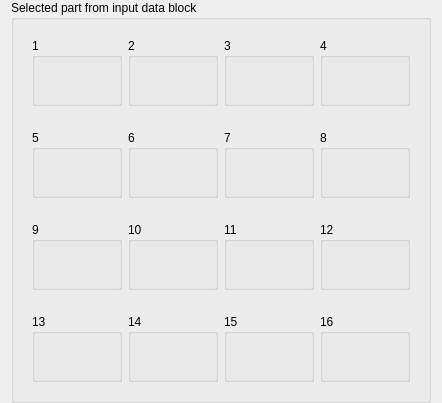
       <widget class="QFrame" name="frame_7">
        <property name="sizePolicy">
         <sizepolicy hsizetype="Expanding" vsizetype="Expanding">
          <horstretch>0</horstretch>
          <verstretch>0</verstretch>
         </sizepolicy>
        </property>
        <layout class="QGridLayout" name="gridLayout_2">
         <property name="topMargin">
          <number>0</number>
         </property>
         <property name="bottomMargin">
          <number>0</number>
         </property>
         <item row="0" column="0">
          <widget class="QGroupBox" name="groupInputBlock">
           <property name="sizePolicy">
            <sizepolicy hsizetype="Preferred" vsizetype="Preferred">
             <horstretch>0</horstretch>
             <verstretch>0</verstretch>
            </sizepolicy>
           </property>
           <property name="title">
            <string>Selected part from input data block</string>
           </property>
           <layout class="QVBoxLayout" name="verticalLayout">
            <item>
             <widget class="QFrame" name="frame_8">
              <property name="sizePolicy">
               <sizepolicy hsizetype="Expanding" vsizetype="Expanding">
                <horstretch>0</horstretch>
                <verstretch>0</verstretch>
               </sizepolicy>
              </property>
              <layout class="QHBoxLayout" name="horizontalLayout_14">
               <item>
                <widget class="QGroupBox" name="group_1">
                 <property name="sizePolicy">
                  <sizepolicy hsizetype="Expanding" vsizetype="Expanding">
                   <horstretch>0</horstretch>
                   <verstretch>0</verstretch>
                  </sizepolicy>
                 </property>
                 <property name="minimumSize">
                  <size>
                   <width>90</width>
                   <height>68</height>
                  </size>
                 </property>
                 <property name="title">
                  <string>1</string>
                 </property>
                 <layout class="QVBoxLayout" name="verticalLayoutA6">
                  <item>
                   <widget class="QLabel" name="labelWord1">
                    <property name="text">
                     <string/>
                    </property>
                   </widget>
                  </item>
                 </layout>
                </widget>
               </item>
               <item>
                <widget class="QGroupBox" name="group_2">
                 <property name="sizePolicy">
                  <sizepolicy hsizetype="Expanding" vsizetype="Expanding">
                   <horstretch>0</horstretch>
                   <verstretch>0</verstretch>
                  </sizepolicy>
                 </property>
                 <property name="minimumSize">
                  <size>
                   <width>90</width>
                   <height>68</height>
                  </size>
                 </property>
                 <property name="title">
                  <string>2</string>
                 </property>
                 <layout class="QVBoxLayout" name="verticalLayoutA7">
                  <item>
                   <widget class="QLabel" name="labelWord2">
                    <property name="text">
                     <string/>
                    </property>
                   </widget>
                  </item>
                 </layout>
                </widget>
               </item>
               <item>
                <widget class="QGroupBox" name="group_3">
                 <property name="sizePolicy">
                  <sizepolicy hsizetype="Expanding" vsizetype="Expanding">
                   <horstretch>0</horstretch>
                   <verstretch>0</verstretch>
                  </sizepolicy>
                 </property>
                 <property name="minimumSize">
                  <size>
                   <width>90</width>
                   <height>68</height>
                  </size>
                 </property>
                 <property name="title">
                  <string>3</string>
                 </property>
                 <layout class="QVBoxLayout" name="verticalLayoutA8">
                  <item>
                   <widget class="QLabel" name="labelWord3">
                    <property name="text">
                     <string/>
                    </property>
                   </widget>
                  </item>
                 </layout>
                </widget>
               </item>
               <item>
                <widget class="QGroupBox" name="group_4">
                 <property name="sizePolicy">
                  <sizepolicy hsizetype="Expanding" vsizetype="Expanding">
                   <horstretch>0</horstretch>
                   <verstretch>0</verstretch>
                  </sizepolicy>
                 </property>
                 <property name="minimumSize">
                  <size>
                   <width>90</width>
                   <height>68</height>
                  </size>
                 </property>
                 <property name="title">
                  <string>4</string>
                 </property>
                 <layout class="QVBoxLayout" name="verticalLayoutA9">
                  <item>
                   <widget class="QLabel" name="labelWord4">
                    <property name="text">
                     <string/>
                    </property>
                   </widget>
                  </item>
                 </layout>
                </widget>
               </item>
              </layout>
             </widget>
            </item>
            <item>
             <widget class="QFrame" name="frame_2">
              <property name="sizePolicy">
               <sizepolicy hsizetype="Expanding" vsizetype="Expanding">
                <horstretch>0</horstretch>
                <verstretch>0</verstretch>
               </sizepolicy>
              </property>
              <layout class="QHBoxLayout" name="horizontalLayout">
               <item>
                <widget class="QGroupBox" name="group_5">
                 <property name="sizePolicy">
                  <sizepolicy hsizetype="Expanding" vsizetype="Expanding">
                   <horstretch>0</horstretch>
                   <verstretch>0</verstretch>
                  </sizepolicy>
                 </property>
                 <property name="minimumSize">
                  <size>
                   <width>90</width>
                   <height>68</height>
                  </size>
                 </property>
                 <property name="title">
                  <string>5</string>
                 </property>
                 <layout class="QVBoxLayout" name="verticalLayoutA_40">
                  <item>
                   <widget class="QLabel" name="labelWord5">
                    <property name="text">
                     <string/>
                    </property>
                   </widget>
                  </item>
                 </layout>
                </widget>
               </item>
               <item>
                <widget class="QGroupBox" name="group_6">
                 <property name="sizePolicy">
                  <sizepolicy hsizetype="Expanding" vsizetype="Expanding">
                   <horstretch>0</horstretch>
                   <verstretch>0</verstretch>
                  </sizepolicy>
                 </property>
                 <property name="minimumSize">
                  <size>
                   <width>90</width>
                   <height>68</height>
                  </size>
                 </property>
                 <property name="title">
                  <string>6</string>
                 </property>
                 <layout class="QVBoxLayout" name="verticalLayoutA_41">
                  <item>
                   <widget class="QLabel" name="labelWord6">
                    <property name="text">
                     <string/>
                    </property>
                   </widget>
                  </item>
                 </layout>
                </widget>
               </item>
               <item>
                <widget class="QGroupBox" name="group_7">
                 <property name="sizePolicy">
                  <sizepolicy hsizetype="Expanding" vsizetype="Expanding">
                   <horstretch>0</horstretch>
                   <verstretch>0</verstretch>
                  </sizepolicy>
                 </property>
                 <property name="minimumSize">
                  <size>
                   <width>90</width>
                   <height>68</height>
                  </size>
                 </property>
                 <property name="title">
                  <string>7</string>
                 </property>
                 <layout class="QVBoxLayout" name="verticalLayoutA_42">
                  <item>
                   <widget class="QLabel" name="labelWord7">
                    <property name="text">
                     <string/>
                    </property>
                   </widget>
                  </item>
                 </layout>
                </widget>
               </item>
               <item>
                <widget class="QGroupBox" name="group_8">
                 <property name="sizePolicy">
                  <sizepolicy hsizetype="Expanding" vsizetype="Expanding">
                   <horstretch>0</horstretch>
                   <verstretch>0</verstretch>
                  </sizepolicy>
                 </property>
                 <property name="minimumSize">
                  <size>
                   <width>90</width>
                   <height>68</height>
                  </size>
                 </property>
                 <property name="title">
                  <string>8</string>
                 </property>
                 <layout class="QVBoxLayout" name="verticalLayoutA_43">
                  <item>
                   <widget class="QLabel" name="labelWord8">
                    <property name="text">
                     <string/>
                    </property>
                   </widget>
                  </item>
                 </layout>
                </widget>
               </item>
              </layout>
             </widget>
            </item>
            <item>
             <widget class="QFrame" name="frame">
              <property name="sizePolicy">
               <sizepolicy hsizetype="Expanding" vsizetype="Expanding">
                <horstretch>0</horstretch>
                <verstretch>0</verstretch>
               </sizepolicy>
              </property>
              <layout class="QHBoxLayout" name="horizontalLayout_2">
               <item>
                <widget class="QGroupBox" name="group_9">
                 <property name="sizePolicy">
                  <sizepolicy hsizetype="Expanding" vsizetype="Expanding">
                   <horstretch>0</horstretch>
                   <verstretch>0</verstretch>
                  </sizepolicy>
                 </property>
                 <property name="minimumSize">
                  <size>
                   <width>90</width>
                   <height>68</height>
                  </size>
                 </property>
                 <property name="title">
                  <string>9</string>
                 </property>
                 <layout class="QVBoxLayout" name="verticalLayoutA_44">
                  <item>
                   <widget class="QLabel" name="labelWord9">
                    <property name="text">
                     <string/>
                    </property>
                   </widget>
                  </item>
                 </layout>
                </widget>
               </item>
               <item>
                <widget class="QGroupBox" name="group_10">
                 <property name="sizePolicy">
                  <sizepolicy hsizetype="Expanding" vsizetype="Expanding">
                   <horstretch>0</horstretch>
                   <verstretch>0</verstretch>
                  </sizepolicy>
                 </property>
                 <property name="minimumSize">
                  <size>
                   <width>90</width>
                   <height>68</height>
                  </size>
                 </property>
                 <property name="title">
                  <string>10</string>
                 </property>
                 <layout class="QVBoxLayout" name="verticalLayoutA_45">
                  <item>
                   <widget class="QLabel" name="labelWord10">
                    <property name="text">
                     <string/>
                    </property>
                   </widget>
                  </item>
                 </layout>
                </widget>
               </item>
               <item>
                <widget class="QGroupBox" name="group_11">
                 <property name="sizePolicy">
                  <sizepolicy hsizetype="Expanding" vsizetype="Expanding">
                   <horstretch>0</horstretch>
                   <verstretch>0</verstretch>
                  </sizepolicy>
                 </property>
                 <property name="minimumSize">
                  <size>
                   <width>90</width>
                   <height>68</height>
                  </size>
                 </property>
                 <property name="title">
                  <string>11</string>
                 </property>
                 <layout class="QVBoxLayout" name="verticalLayoutA_46">
                  <item>
                   <widget class="QLabel" name="labelWord11">
                    <property name="text">
                     <string/>
                    </property>
                   </widget>
                  </item>
                 </layout>
                </widget>
               </item>
               <item>
                <widget class="QGroupBox" name="group_12">
                 <property name="sizePolicy">
                  <sizepolicy hsizetype="Expanding" vsizetype="Expanding">
                   <horstretch>0</horstretch>
                   <verstretch>0</verstretch>
                  </sizepolicy>
                 </property>
                 <property name="minimumSize">
                  <size>
                   <width>90</width>
                   <height>68</height>
                  </size>
                 </property>
                 <property name="title">
                  <string>12</string>
                 </property>
                 <layout class="QVBoxLayout" name="verticalLayoutA_47">
                  <item>
                   <widget class="QLabel" name="labelWord12">
                    <property name="text">
                     <string/>
                    </property>
                   </widget>
                  </item>
                 </layout>
                </widget>
               </item>
              </layout>
             </widget>
            </item>
            <item>
             <widget class="QFrame" name="frame_9">
              <property name="sizePolicy">
               <sizepolicy hsizetype="Expanding" vsizetype="Expanding">
                <horstretch>0</horstretch>
                <verstretch>0</verstretch>
               </sizepolicy>
              </property>
              <layout class="QHBoxLayout" name="horizontalLayout_15">
               <item>
                <widget class="QGroupBox" name="group_13">
                 <property name="sizePolicy">
                  <sizepolicy hsizetype="Expanding" vsizetype="Expanding">
                   <horstretch>0</horstretch>
                   <verstretch>0</verstretch>
                  </sizepolicy>
                 </property>
                 <property name="minimumSize">
                  <size>
                   <width>90</width>
                   <height>68</height>
                  </size>
                 </property>
                 <property name="title">
                  <string>13</string>
                 </property>
                 <layout class="QVBoxLayout" name="verticalLayoutA_48">
                  <item>
                   <widget class="QLabel" name="labelWord13">
                    <property name="text">
                     <string/>
                    </property>
                   </widget>
                  </item>
                 </layout>
                </widget>
               </item>
               <item>
                <widget class="QGroupBox" name="group_14">
                 <property name="sizePolicy">
                  <sizepolicy hsizetype="Expanding" vsizetype="Expanding">
                   <horstretch>0</horstretch>
                   <verstretch>0</verstretch>
                  </sizepolicy>
                 </property>
                 <property name="minimumSize">
                  <size>
                   <width>90</width>
                   <height>68</height>
                  </size>
                 </property>
                 <property name="title">
                  <string>14</string>
                 </property>
                 <layout class="QVBoxLayout" name="verticalLayoutA_49">
                  <item>
                   <widget class="QLabel" name="labelWord14">
                    <property name="text">
                     <string/>
                    </property>
                   </widget>
                  </item>
                 </layout>
                </widget>
               </item>
               <item>
                <widget class="QGroupBox" name="group_15">
                 <property name="sizePolicy">
                  <sizepolicy hsizetype="Expanding" vsizetype="Expanding">
                   <horstretch>0</horstretch>
                   <verstretch>0</verstretch>
                  </sizepolicy>
                 </property>
                 <property name="minimumSize">
                  <size>
                   <width>90</width>
                   <height>68</height>
                  </size>
                 </property>
                 <property name="title">
                  <string>15</string>
                 </property>
                 <layout class="QVBoxLayout" name="verticalLayoutA_50">
                  <item>
                   <widget class="QLabel" name="labelWord15">
                    <property name="text">
                     <string/>
                    </property>
                   </widget>
                  </item>
                 </layout>
                </widget>
               </item>
               <item>
                <widget class="QGroupBox" name="group_16">
                 <property name="sizePolicy">
                  <sizepolicy hsizetype="Expanding" vsizetype="Expanding">
                   <horstretch>0</horstretch>
                   <verstretch>0</verstretch>
                  </sizepolicy>
                 </property>
                 <property name="minimumSize">
                  <size>
                   <width>90</width>
                   <height>68</height>
                  </size>
                 </property>
                 <property name="title">
                  <string>16</string>
                 </property>
                 <layout class="QVBoxLayout" name="verticalLayoutA_51">
                  <item>
                   <widget class="QLabel" name="labelWord16">
                    <property name="text">
                     <string/>
                    </property>
                   </widget>
                  </item>
                 </layout>
                </widget>
               </item>
              </layout>
             </widget>
            </item>
           </layout>
          </widget>
         </item>
        </layout>
       </widget>
